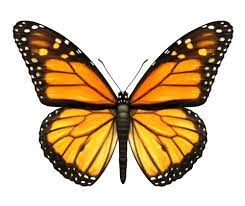
#> input picture b2.jpg, 245 x 206 px
$ jupyter execute Morphologicaloperation.ipynb
#> lines starting #> are read from the running program, lines starting #| are printed output that depends on the picture
[cell 1]
import cv2
import numpy as np
from  matplotlib import pyplot as plt
from PIL import  Image,ImageEnhance
img=cv2.imread('b2.jpg',0)
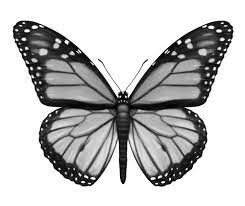
#> img: shape (206, 245); min 0, max 255, mean 191
ax=plt.subplots(figsize=(15,10))
kernel=np.ones((5,5),np.uint8)
opening=cv2.morphologyEx(img,cv2.MORPH_OPEN,kernel)
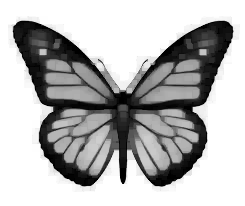
#> opening: shape (206, 245); min 0, max 255, mean 181.1
closing=cv2.morphologyEx(img,cv2.MORPH_CLOSE,kernel)
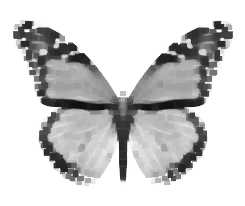
#> closing: shape (206, 245); min 15, max 255, mean 206.3
erosion=cv2.erode(img,kernel,iterations=1)
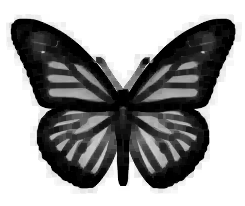
#> erosion: shape (206, 245); min 0, max 255, mean 154.6
dilation=cv2.dilate(img,kernel,iterations=1)
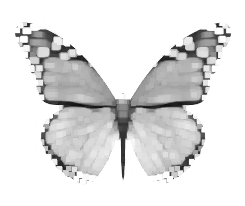
#> dilation: shape (206, 245); min 15, max 255, mean 224.9
gradient=cv2.morphologyEx(img,cv2.MORPH_GRADIENT,kernel)
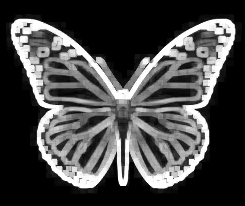
#> gradient: shape (206, 245); min 0, max 255, mean 70.3
plt.subplot(151)
plt.imshow(opening)
plt.subplot(152)
plt.imshow(closing)
plt.subplot(153)
plt.imshow(erosion)
plt.subplot(154)
plt.imshow(dilation)
plt.subplot(155)
plt.imshow(gradient)
cv2.waitKey(0)

$ run again, with b3.jpg copied over b2.jpg
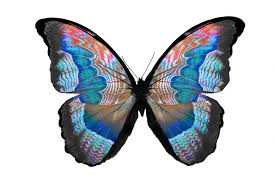
#> input picture b3.jpg, 275 x 183 px
#> `erosion=cv2.erode(img,kernel,iterations=1)`:
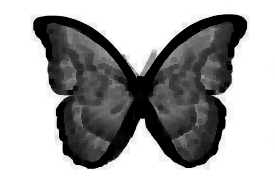
#> erosion: shape (183, 275); min 0, max 255, mean 166.4
#> `gradient=cv2.morphologyEx(img,cv2.MORPH_GRADIENT,kernel)`:
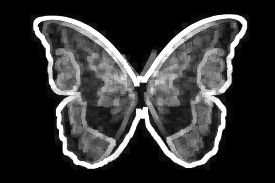
#> gradient: shape (183, 275); min 0, max 255, mean 52.7

$ run again, with b4.jpg copied over b2.jpg
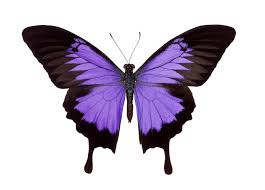
#> input picture b4.jpg, 265 x 190 px
#> `erosion=cv2.erode(img,kernel,iterations=1)`:
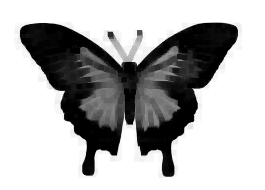
#> erosion: shape (190, 265); min 0, max 255, mean 178.2
#> `gradient=cv2.morphologyEx(img,cv2.MORPH_GRADIENT,kernel)`:
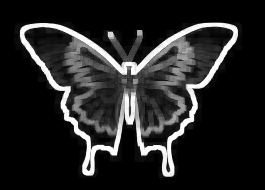
#> gradient: shape (190, 265); min 0, max 255, mean 37.2
